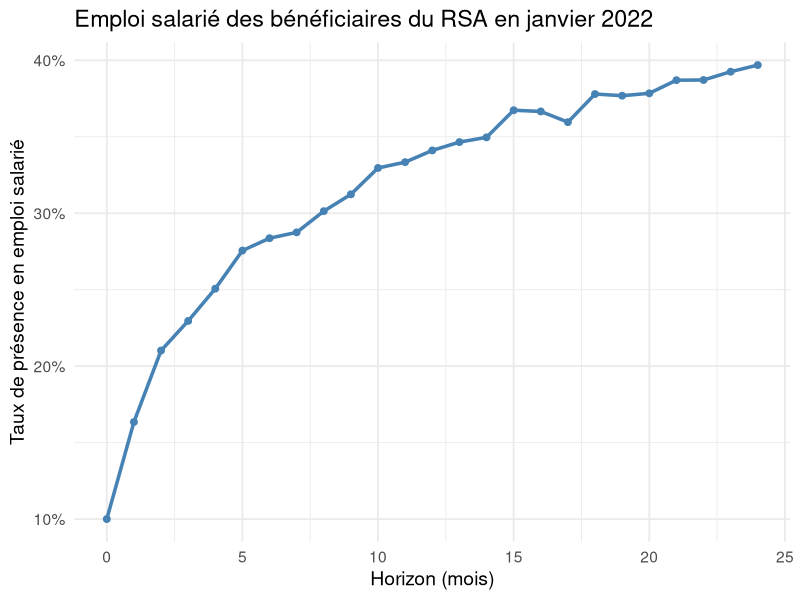

This chart was generated by the following R code:
## ---- chunk 1
#| echo: false
#| warning: false

library(ggplot2)
library(dplyr)

# Générer données factices
set.seed(123)

df <- tibble(
  horizon = 0:24,
  # une fonction log pour simuler une croissance concave, 
  # puis normalisée entre 0.10 et 0.40
  taux = 0.10 + 0.30 * (log(horizon + 1) / log(25))
)

# Petite perturbation aléatoire pour éviter la courbe trop lisse
df <- df %>%
  mutate(taux = taux + rnorm(n(), mean = 0, sd = 0.005)) %>%
  mutate(taux = pmax(pmin(taux, 0.40), 0.10))  # bornes entre 10% et 40%

# Graphique
ggplot(df, aes(x = horizon, y = taux)) +
  geom_line(color = "steelblue", size = 1.2) +
  geom_point(color = "steelblue", size = 2) +
  scale_y_continuous(labels = scales::percent_format(accuracy = 1)) +
  labs(
    title = "Emploi salarié des bénéficiaires du RSA en janvier 2022",
    x = "Horizon (mois)",
    y = "Taux de présence en emploi salarié"
  ) +
  theme_minimal(base_size = 14)

